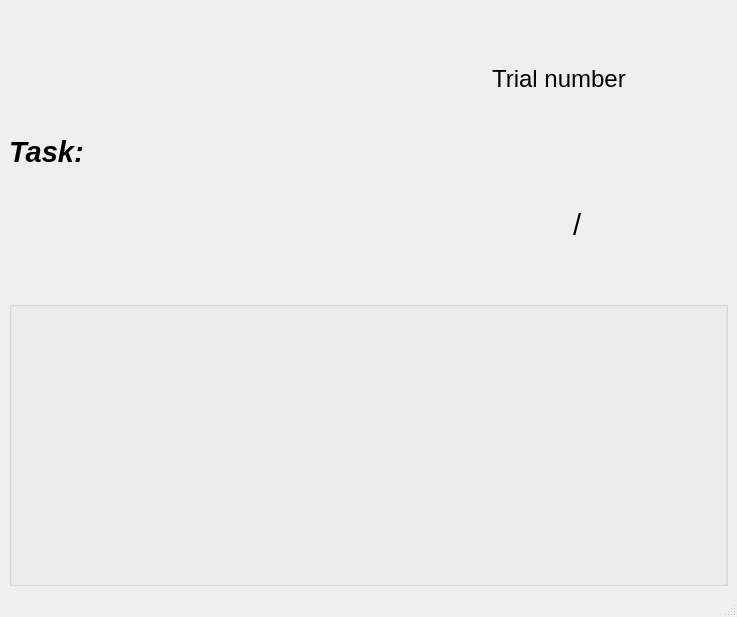
<?xml version="1.0" encoding="UTF-8"?>
<ui version="4.0">
 <class>SV</class>
 <widget class="QMainWindow" name="SV">
  <property name="geometry">
   <rect>
    <x>0</x>
    <y>0</y>
    <width>737</width>
    <height>617</height>
   </rect>
  </property>
  <property name="windowTitle">
   <string>Subject View</string>
  </property>
  <property name="autoFillBackground">
   <bool>true</bool>
  </property>
  <widget class="QWidget" name="centralwidget">
   <layout class="QGridLayout" name="gridLayout_4">
    <item row="0" column="0">
     <widget class="QLabel" name="label_task">
      <property name="font">
       <font>
        <family>Arial</family>
        <pointsize>22</pointsize>
        <weight>75</weight>
        <italic>true</italic>
        <bold>true</bold>
       </font>
      </property>
      <property name="text">
       <string>Task:</string>
      </property>
     </widget>
    </item>
    <item row="0" column="1">
     <widget class="QLabel" name="label_instruction_image">
      <property name="sizePolicy">
       <sizepolicy hsizetype="Preferred" vsizetype="Preferred">
        <horstretch>0</horstretch>
        <verstretch>0</verstretch>
       </sizepolicy>
      </property>
      <property name="text">
       <string/>
      </property>
      <property name="scaledContents">
       <bool>true</bool>
      </property>
      <property name="margin">
       <number>2</number>
      </property>
     </widget>
    </item>
    <item row="0" column="2">
     <layout class="QGridLayout" name="gridLayout">
      <item row="0" column="0" colspan="3">
       <widget class="QLabel" name="label_3">
        <property name="font">
         <font>
          <pointsize>18</pointsize>
         </font>
        </property>
        <property name="text">
         <string>Trial number</string>
        </property>
       </widget>
      </item>
      <item row="1" column="0">
       <widget class="QLabel" name="label_current_trial">
        <property name="font">
         <font>
          <family>Arial</family>
          <pointsize>22</pointsize>
         </font>
        </property>
        <property name="text">
         <string/>
        </property>
       </widget>
      </item>
      <item row="1" column="1">
       <widget class="QLabel" name="label_2">
        <property name="font">
         <font>
          <family>Arial</family>
          <pointsize>22</pointsize>
         </font>
        </property>
        <property name="text">
         <string>/</string>
        </property>
       </widget>
      </item>
      <item row="1" column="2">
       <widget class="QLabel" name="label_total_trial">
        <property name="font">
         <font>
          <family>Arial</family>
          <pointsize>22</pointsize>
         </font>
        </property>
        <property name="text">
         <string/>
        </property>
       </widget>
      </item>
     </layout>
    </item>
    <item row="1" column="0" colspan="3">
     <widget class="QGroupBox" name="groupBox">
      <property name="title">
       <string/>
      </property>
      <layout class="QGridLayout" name="gridLayout_2">
       <item row="1" column="0">
        <widget class="QLabel" name="label">
         <property name="font">
          <font>
           <family>Arial</family>
           <pointsize>72</pointsize>
          </font>
         </property>
         <property name="text">
          <string/>
         </property>
         <property name="alignment">
          <set>Qt::AlignCenter</set>
         </property>
        </widget>
       </item>
       <item row="0" column="0">
        <widget class="QLabel" name="label_task_content">
         <property name="sizePolicy">
          <sizepolicy hsizetype="Preferred" vsizetype="Fixed">
           <horstretch>0</horstretch>
           <verstretch>0</verstretch>
          </sizepolicy>
         </property>
         <property name="font">
          <font>
           <family>Arial</family>
           <pointsize>22</pointsize>
           <weight>75</weight>
           <bold>true</bold>
          </font>
         </property>
         <property name="text">
          <string/>
         </property>
         <property name="alignment">
          <set>Qt::AlignCenter</set>
         </property>
         <property name="wordWrap">
          <bool>true</bool>
         </property>
        </widget>
       </item>
      </layout>
     </widget>
    </item>
   </layout>
  </widget>
  <widget class="QStatusBar" name="statusbar"/>
 </widget>
 <resources/>
 <connections/>
</ui>
